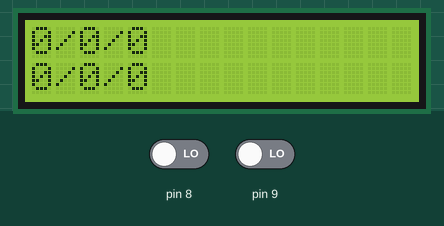
Simulated run of this sketch. Board: Arduino Uno, built with avr-gcc and run on an emulated ATmega328P. Shown: 16×2 character LCD. Inputs (shaded band) come from the test bench; at power-on: pin 8 LOW, pin 9 LOW. What the sketch prints to the serial monitor is not drawn.

Above: at 1.2 s.
1.3 s: pin 8 driven HIGH
At 1.72 s:
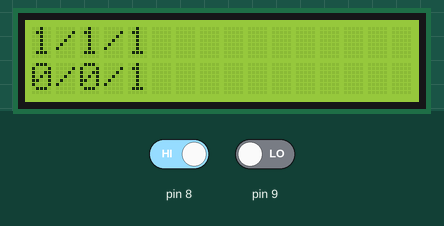
3.0 s: pin 9 driven HIGH
At 3.24 s:
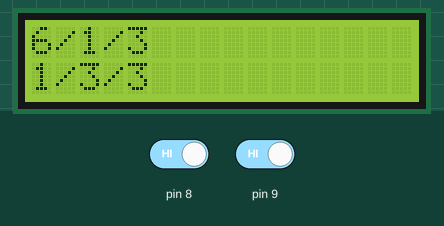
4.5 s: pin 8 driven LOW
At 4.75 s:
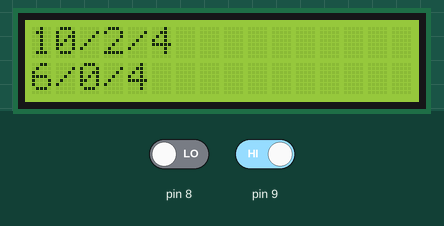
6.1 s: pin 9 driven LOW
At 7.9 s:
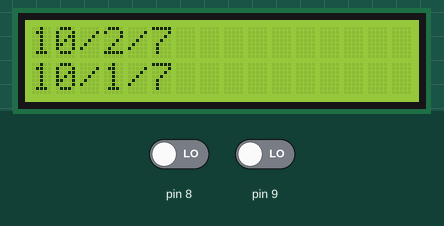
8.5 s: pin 8 driven HIGH
At 8.69 s:
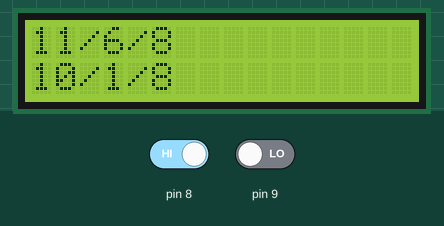
10.0 s: pin 9 driven HIGH
At 10.2 s:
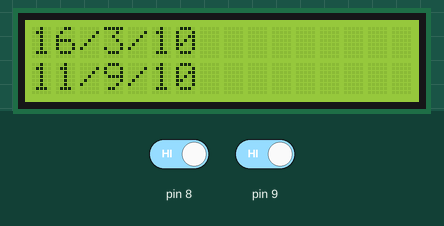
Timing chart, 0 to 12.5 s (numbered marks = the images above; inputs shaded):
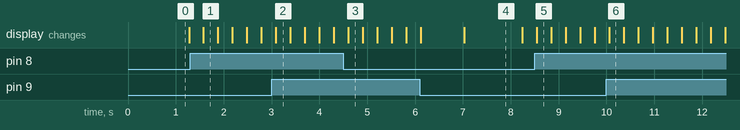

The sketch:

cuentavueltas2.ino
```cpp
#include <LiquidCrystal.h>
LiquidCrystal lcd (3,2,4,5,6,7);

int VUELTAS1 = 0;
int TIEMPO1 = 0;
int tiempoTotal1;
int BOTON1 = 0;

int VUELTAS2 = 0;
int TIEMPO2 = 0;
int tiempoTotal2;
int BOTON2 = 0;

void setup() {
  pinMode (8,INPUT);
  pinMode (9,INPUT);

  lcd.begin(16,2);

  Serial.begin(9600);

}

void loop() {
  BOTON1 = digitalRead (8);
  BOTON2 = digitalRead (9);

  tiempoTotal1 = millis()/1000;
  tiempoTotal2 = millis()/1000;

  if (BOTON1 == 1){
    VUELTAS1 = VUELTAS1 +1;
    TIEMPO1 = tiempoTotal1 -  TIEMPO1;
    }

  if (BOTON2 == 1){
    VUELTAS2 = VUELTAS2 +1;
    TIEMPO2 = tiempoTotal2- TIEMPO2;
    }

  funcion(VUELTAS1, VUELTAS2, TIEMPO1, TIEMPO2, tiempoTotal1, tiempoTotal2);

  Serial.print ("Boton=");
  Serial.print(BOTON1);
  Serial.print(", Vueltas=");
  Serial.print(VUELTAS1);
  Serial.print(", TIEMPO=");
  Serial.print(TIEMPO1);
  Serial.print(", tiempoTotal=");
  Serial.println(tiempoTotal1);

  delay(300);

}

void funcion (int vueltas1, int vueltas2, int tiempo1, int tiempo2, int tiempoTotal1, int tiempoTotal2){
  lcd.setCursor(0,0);
  lcd.print(vueltas1);
  lcd.print("/");
  lcd.print(tiempo1);
  lcd.print("/");
  lcd.print(tiempoTotal1);
  lcd.setCursor(0,1);
  lcd.print(vueltas2);
  lcd.print("/");
  lcd.print(tiempo2);
  lcd.print("/");
  lcd.print(tiempoTotal2);


}
```

Measured:
- after the input at 1.3 s, the display: changes after 0.28 s (image 1)
- after the input at 8.5 s, the display: changes at once (image 5)
- what the display in image 4 shows lasts 1.2 s, from 7.0 s to 8.2 s
